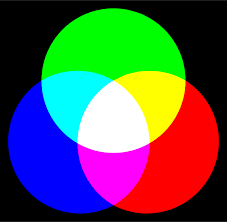
#> input picture download.png, 227 x 222 px, found by its file name
$ python ex1.py
#> lines starting #> are read from the running program, lines starting #| are printed output that depends on the picture
import cv2
import numpy as n;
import random
import math

img = cv2.imread(r"C:\Users\embed\Desktop\New folder\IvCode\download.png")
#> img is the input picture: shape (222, 227, 3); mean B, G, R 80.6, 83.1, 80.6
b , g ,r = cv2.split(img)
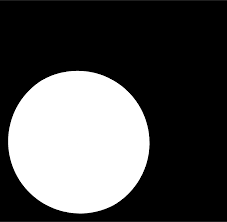
#> b: shape (222, 227); min 0, max 255, mean 80.6
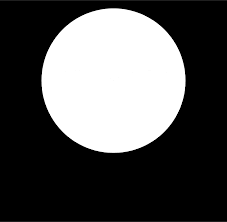
#> g: shape (222, 227); min 0, max 255, mean 83.1
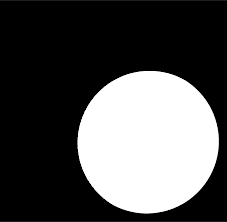
#> r: shape (222, 227); min 0, max 255, mean 80.6

arr = n.zeros((img.shape[0], img.shape[1]), dtype=n.uint8)
print (img.shape)
#| (222, 227, 3)
for i in range(img.shape[0]):
    for j in range(img.shape[1]):
        arr[i,j] = int(0.299*r[i,j] + .587*g[i,j] + .114*b[i,j])
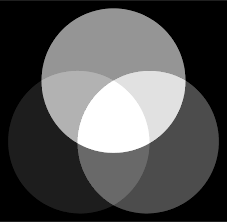
#> arr: shape (222, 227); min 0, max 255, mean 81.8

arr1 = n.zeros((img.shape[0], img.shape[1]), dtype=n.uint8)
for i in range(len(arr1)):
    for j in range(len(arr1[i])):
        arr1[i][j] = random.randint(1, 255)
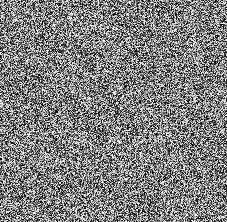
#> arr1: shape (222, 227); min 1, max 255, mean 128
        # print(random.randint(1, 255))
# # cv2.imshow("arr",arr)
for i in range(len(arr1)):
    for j in range(len(arr1[i])):
        arr1[i][j] = int((1/((2*3.14*30*30)**(.5)) * math.exp((-((arr1[i][j]-0)**2))/(2*30*30))))
        print(int((1/((2*3.14*30*30)**(.5)) * math.exp((-((arr1[i][j]-0)**2))/(2*30*30)))))
#> arr1: shape (222, 227); every value is 0


cv2.imshow("arr",arr1)
cv2.waitKey(0)
